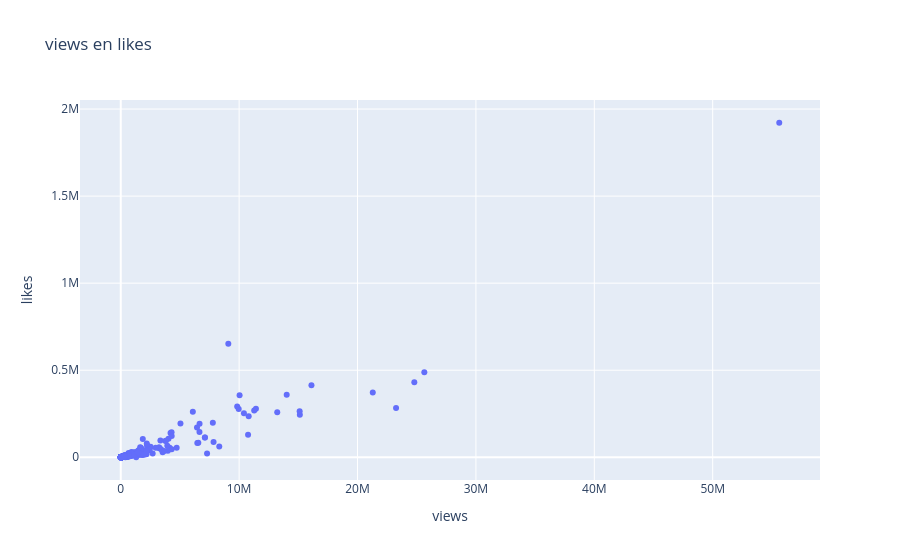

The code cell stored with this chart in its notebook:
### Markdown cell above
# De outliers verwijderen

### Code cell
# scatterplot van views en likes om de outliers te bekijken
fig = px.scatter(df, x='views', y='likes',
                 title='views en likes')
fig.show()

### Figure 1 — Plotly figure (JSON) as saved in the notebook; plotly's stock layout.template omitted (floating-point values rounded to 4 significant figures; data arrays with more than 128 entries replaced by an {"elided": "..."} marker saying what was removed)
{"data": [{"hovertemplate": "views=%{x}<br>likes=%{y}<extra></extra>", "legendgroup": "", "marker": {"color": "#636efa", "symbol": "circle"}, "mode": "markers", "name": "", "orientation": "v", "showlegend": false, "x": {"elided": "600 int values"}, "xaxis": "x", "y": {"elided": "600 int values"}, "yaxis": "y", "type": "scatter"}], "layout": {"xaxis": {"anchor": "y", "domain": [0.0, 1.0], "title": {"text": "views"}}, "yaxis": {"anchor": "x", "domain": [0.0, 1.0], "title": {"text": "likes"}}, "legend": {"tracegroupgap": 0}, "title": {"text": "views en likes"}}}
